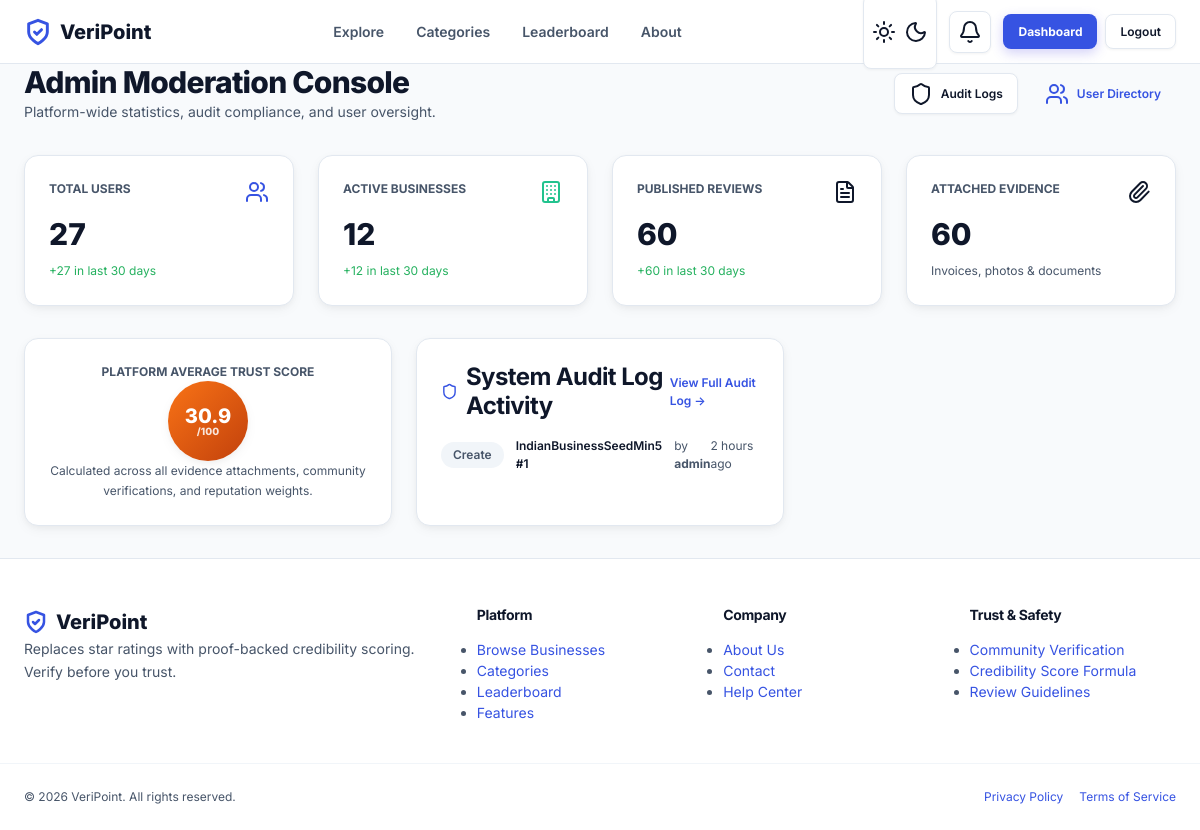
/admin-dashboard/ (signed in), run on the app's committed database.
### apps/moderation/models.py (models this page shows, shortened)
class AuditLog(models.Model):
    class Action(models.TextChoices):
        CREATE = 'create', 'Create'
        UPDATE = 'update', 'Update'
        DELETE = 'delete', 'Delete'
        MODERATE = 'moderate', 'Moderate'
        VERIFY = 'verify', 'Verify'
    user = models.ForeignKey(
        settings.AUTH_USER_MODEL,
        on_delete=models.SET_NULL,
        null=True,
        related_name='audit_logs',
    )
    action = models.CharField(
        max_length=50,
        choices=Action.choices,
        db_index=True,
    )
    model_name = models.CharField(max_length=100)
    object_id = models.PositiveIntegerField()
    changes = models.JSONField(default=dict, blank=True)
    ip_address = models.GenericIPAddressField(null=True, blank=True)
    created_at = models.DateTimeField(auto_now_add=True, db_index=True)
    class Meta:
        db_table = 'vp_audit_log'
        ordering = ['-created_at']

### apps/accounts/models.py (models this page shows, shortened)
class User(AbstractUser):
    class Role(models.TextChoices):
        REVIEWER = 'reviewer', 'Reviewer'
        BUSINESS_OWNER = 'business_owner', 'Business Owner'
        MODERATOR = 'moderator', 'Moderator'
        ADMIN = 'admin', 'Admin'
    email = models.EmailField(unique=True)
    role = models.CharField(
        max_length=20,
        choices=Role.choices,
        default=Role.REVIEWER,
        db_index=True,
    )
    class Meta:
        db_table = 'vp_user'
        indexes = [
            models.Index(fields=['date_joined']),
        ]
    @property
    def is_moderator(self):
        return self.role in (self.Role.MODERATOR, self.Role.ADMIN)

### apps/moderation/views.py (the view)
# urls.py: path('', views.AdminDashboardView.as_view(), name='dashboard'),
class AdminDashboardView(ModeratorRequiredMixin, TemplateView):
    template_name = 'moderation/dashboard.html'
    def get_context_data(self, **kwargs):
        context = super().get_context_data(**kwargs)
        now = timezone.now()
        thirty_days_ago = now - timedelta(days=30)
        context['total_users'] = User.objects.count()
        context['total_businesses'] = Business.objects.filter(is_active=True).count()
        context['total_reviews'] = Review.objects.filter(is_active=True).count()
        context['total_evidence'] = Evidence.objects.count()
        context['new_users_30d'] = User.objects.filter(
            date_joined__gte=thirty_days_ago
        ).count()
        context['new_reviews_30d'] = Review.objects.filter(
            created_at__gte=thirty_days_ago, is_active=True
        ).count()
        context['new_businesses_30d'] = Business.objects.filter(
            created_at__gte=thirty_days_ago, is_active=True
        ).count()
        context['avg_trust_score'] = Review.objects.filter(
            is_active=True, trust_score__isnull=False
        ).aggregate(avg=Avg('trust_score__total_score'))['avg'] or 0
        context['recent_audits'] = AuditLog.objects.select_related(
            'user'
        ).order_by('-created_at')[:10]
        return context

### apps/core/context_processors.py (called while the page is built)
def site_context(request):
    context = {
        'SITE_NAME': settings.SITE_NAME,
        'SITE_TAGLINE': settings.SITE_TAGLINE,
        'SITE_DESCRIPTION': settings.SITE_DESCRIPTION,
    }
    if request.user.is_authenticated:
        context['unread_notification_count'] = (
            request.user.notifications.filter(is_read=False).count()
        )
    return context

### apps/core/mixins.py (called while the page is built)
    def test_func(self):
        return self.request.user.is_moderator

### apps/core/templatetags/veripoint_tags.py (called while the page is built)
@register.filter
def trust_score_color(score):
    if score is None:
        return 'score-none'
    score = int(score)
    if score >= 80:
        return 'score-excellent'
    if score >= 60:
        return 'score-good'
    if score >= 40:
        return 'score-average'
    if score >= 20:
        return 'score-low'
    return 'score-poor'

@register.filter
def short_timesince(value):
    try:
        ts = timesince(value)
        return ts.split(',')[0] + ' ago'
    except Exception:
        return ''

@register.simple_tag
def active_nav(request, url_name, *args):
    from django.urls import reverse, resolve
    try:
        current = resolve(request.path_info).url_name
        if current == url_name:
            return 'active'
        if current in args:
            return 'active'
    except Exception:
        pass
    return ''

### templates/moderation/dashboard.html (shortened to what this page needs)
{% extends 'base.html' %}
{% load veripoint_tags %}
{% block content %}
<div class="container py-8">
  <div class="flex justify-between items-center mb-8">
    <div>
      <h1 class="text-3xl font-extrabold mb-1">Admin Moderation Console</h1>
      <p class="text-sm text-muted">Platform-wide statistics, audit compliance, and user oversight.</p>
    </div>
    <div class="flex gap-3">
      <a href="{% url 'moderation:audit_log' %}" class="btn btn-secondary btn-sm"><i data-lucide="shield"></i> Audit Logs</a>
      <a href="{% url 'moderation:user_list' %}" class="btn btn-outline btn-sm"><i data-lucide="users"></i> User Directory</a>
    </div>
  </div>
  <div class="grid grid-cols-4 gap-6 mb-8">
    <div class="card p-5">
      <div class="flex justify-between items-start mb-2">
        <span class="text-xs text-muted font-bold">TOTAL USERS</span>
        <i data-lucide="users" class="text-primary w-4 h-4"></i>
      </div>
      <div class="text-3xl font-extrabold text-main">{{ total_users }}</div>
      <span class="text-xs text-success mt-1 block">+{{ new_users_30d }} in last 30 days</span>
    </div>
    <div class="card p-5">
      <div class="flex justify-between items-start mb-2">
        <span class="text-xs text-muted font-bold">ACTIVE BUSINESSES</span>
        <i data-lucide="building" class="text-accent w-4 h-4"></i>
      </div>
      <div class="text-3xl font-extrabold text-accent-dark">{{ total_businesses }}</div>
      <span class="text-xs text-success mt-1 block">+{{ new_businesses_30d }} in last 30 days</span>
    </div>
    <div class="card p-5">
      <div class="flex justify-between items-start mb-2">
        <span class="text-xs text-muted font-bold">PUBLISHED REVIEWS</span>
        <i data-lucide="file-text" class="text-info w-4 h-4"></i>
      </div>
      <div class="text-3xl font-extrabold text-info">{{ total_reviews }}</div>
      <span class="text-xs text-success mt-1 block">+{{ new_reviews_30d }} in last 30 days</span>
    </div>
    <div class="card p-5">
      <div class="flex justify-between items-start mb-2">
        <span class="text-xs text-muted font-bold">ATTACHED EVIDENCE</span>
        <i data-lucide="paperclip" class="text-warning w-4 h-4"></i>
      </div>
      <div class="text-3xl font-extrabold text-warning">{{ total_evidence }}</div>
      <span class="text-xs text-muted mt-1 block">Invoices, photos & documents</span>
    </div>
  </div>
  <div class="grid grid-cols-3 gap-6 mb-8">
    <div class="card p-6 flex flex-col items-center justify-center text-center">
      <div class="text-xs font-bold text-muted mb-3">PLATFORM AVERAGE TRUST SCORE</div>
      <div class="trust-score-circle {{ avg_trust_score|trust_score_color }} mb-3" style="width: 80px; height: 80px;">
        <span class="score-num text-3xl">{{ avg_trust_score }}</span>
        <span class="score-denom">/100</span>
      </div>
      <p class="text-xs text-muted max-w-xs">
        Calculated across all evidence attachments, community verifications, and reputation weights.
      </p>
    </div>
    <div class="card p-6 col-span-2">
      <div class="flex justify-between items-center mb-4">
        <h3 class="text-base font-bold flex items-center gap-2">
          <i data-lucide="shield" class="text-primary"></i> System Audit Log Activity
        </h3>
        <a href="{% url 'moderation:audit_log' %}" class="text-xs text-primary font-semibold">View Full Audit Log &rarr;</a>
      </div>
      <div class="flex flex-col gap-3">
        {% for log in recent_audits %}
          <div class="flex justify-between items-center p-3 bg-subtle rounded text-xs">
            <div class="flex items-center gap-3">
              <span class="badge badge-neutral uppercase">{{ log.action }}</span>
              <span class="font-semibold text-main">{{ log.model_name }} #{{ log.object_id }}</span>
              <span class="text-muted">by <strong>{{ log.user.username|default:"System" }}</strong></span>
            </div>
            <span class="text-muted">{{ log.created_at|short_timesince }}</span>
          </div>
        {% empty %}
          <div class="text-xs text-muted text-center py-4">No audit log entries recorded.</div>
        {% endfor %}
      </div>
    </div>
  </div>
</div>
{% endblock %}

### static/css/base.css (style rules this page uses)
:root { --primary-hue: 230; --primary: hsl(var(--primary-hue), 75%, 55%); --primary-light: hsl(var(--primary-hue), 75%, 65%); --primary-dark: hsl(var(--primary-hue), 75%, 40%); --primary-subtle: hsl(var(--primary-hue), 75%, 96%); --primary-alpha-10: hsla(var(--primary-hue), 75%, 55%, 0.1); --primary-alpha-20: hsla(var(--primary-hue), 75%, 55%, 0.2); --accent-hue: 160; --accent: hsl(var(--accent-hue), 70%, 45%); --accent-light: hsl(var(--accent-hue), 70%, 55%); --accent-dark: hsl(var(--accent-hue), 70%, 35%); --accent-subtle: hsl(var(--accent-hue), 70%, 96%); --accent-alpha-15: hsla(var(--accent-hue), 70%, 45%, 0.15); --success: hsl(145, 65%, 42%); --success-bg: hsl(145, 65%, 96%); --warning: hsl(40, 95%, 50%); --warning-bg: hsl(40, 95%, 96%); --danger: hsl(0, 75%, 55%); --danger-bg: hsl(0, 75%, 96%); --info: hsl(200, 85%, 50%); --info-bg: hsl(200, 85%, 96%); --score-excellent: #059669; --score-good: #2563eb; --score-average: #d97706; --score-low: #ea580c; --score-poor: #dc2626; --font-family-sans: 'Inter', -apple-system, BlinkMacSystemFont, 'Segoe UI', Roboto, sans-serif; --font-family-mono: 'JetBrains Mono', monospace; --font-xs: 0.75rem; --font-sm: 0.875rem; --font-md: 1rem; --font-lg: 1.125rem; --font-xl: 1.25rem; --font-2xl: 1.5rem; --font-3xl: 1.875rem; --font-4xl: 2.25rem; --font-5xl: 3rem; --lh-tight: 1.2; --lh-normal: 1.5; --lh-relaxed: 1.65; --space-1: 0.25rem; --space-2: 0.5rem; --space-3: 0.75rem; --space-4: 1rem; --space-5: 1.25rem; --space-6: 1.5rem; --space-8: 2rem; --space-10: 2.5rem; --space-12: 3rem; --space-16: 4rem; --radius-sm: 0.375rem; --radius-md: 0.5rem; --radius-lg: 0.875rem; --radius-xl: 1.25rem; --radius-2xl: 1.75rem; --radius-full: 9999px; --transition-fast: 150ms cubic-bezier(0.4, 0, 0.2, 1); --transition-normal: 250ms cubic-bezier(0.4, 0, 0.2, 1); --transition-slow: 350ms cubic-bezier(0.4, 0, 0.2, 1); --container-width: 1240px; --header-height: 4.5rem; }
:root, [data-theme="light"] { --bg-body: #f8fafc; --bg-surface: #ffffff; --bg-surface-raised: #ffffff; --bg-subtle: #f1f5f9; --bg-glass: rgba(255, 255, 255, 0.9); --text-main: #0f172a; --text-muted: #475569; --text-light: #64748b; --text-inverse: #ffffff; --border-color: #e2e8f0; --border-subtle: #f1f5f9; --border-focus: var(--primary); --shadow-sm: 0 1px 3px 0 rgba(0, 0, 0, 0.05); --shadow-md: 0 4px 14px -2px rgba(0, 0, 0, 0.06), 0 2px 6px -1px rgba(0, 0, 0, 0.04); --shadow-lg: 0 10px 25px -5px rgba(0, 0, 0, 0.08), 0 4px 10px -2px rgba(0, 0, 0, 0.04); --shadow-xl: 0 20px 30px -10px rgba(0, 0, 0, 0.12); }
*, *::before, *::after { box-sizing: border-box; margin: 0; padding: 0; }
html { font-family: var(--font-family-sans); font-size: 16px; line-height: var(--lh-normal); color-scheme: light dark; scroll-behavior: smooth; -webkit-text-size-adjust: 100%; }
body { background-color: var(--bg-body); color: var(--text-main); min-height: 100vh; display: flex; flex-direction: column; transition: background-color var(--transition-normal), color var(--transition-normal); overflow-x: hidden; }
a { color: var(--primary); text-decoration: none; transition: color var(--transition-fast); }
h1, h2, h3, h4, h5, h6 { color: var(--text-main); font-weight: 700; line-height: var(--lh-tight); letter-spacing: -0.025em; }
h1 { font-size: var(--font-4xl); }
h3 { font-size: var(--font-2xl); }
p { line-height: var(--lh-relaxed); color: var(--text-muted); }
img, video, svg { display: block; max-width: 100%; height: auto; }

### static/css/layout.css (style rules this page uses)
.container { width: 100%; max-width: 1200px; margin-left: auto; margin-right: auto; padding-left: 1.5rem; padding-right: 1.5rem; box-sizing: border-box; }
.grid { display: grid; }
.grid-cols-3 { grid-template-columns: repeat(3, minmax(0, 1fr)); }
.grid-cols-4 { grid-template-columns: repeat(4, minmax(0, 1fr)); }
.gap-2 { gap: 0.5rem; }
.gap-3 { gap: 0.75rem; }
.gap-6 { gap: 1.5rem; }
.flex { display: flex; }
.flex-col { flex-direction: column; }
.items-center { align-items: center; }
.items-start { align-items: flex-start; }
.justify-between { justify-content: space-between; }
.justify-center { justify-content: center; }

### data on the page
AuditLog: action "Create", model_name "IndianBusinessSeedMin5", object_id "1", user.username "admin", created_at|short_timesince "2 hours ago"

### other printed values
{{ total_users }} "27"
{{ new_users_30d }} "27"
{{ total_businesses }} "12"
{{ new_businesses_30d }} "12"
{{ total_reviews }} "60"
{{ new_reviews_30d }} "60"
{{ total_evidence }} "60"
{{ avg_trust_score }} "30.9"
